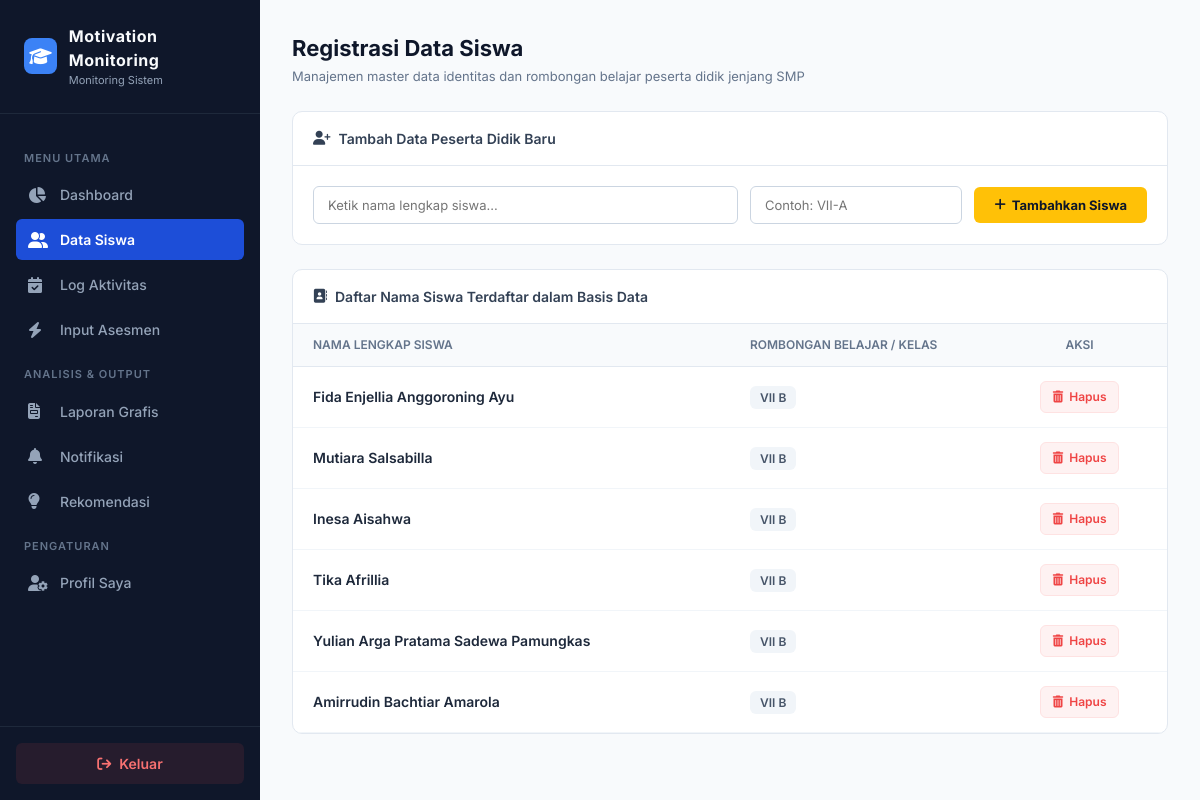
Screenshot of /siswa with the database file from the repository.
### tables this page shows
CREATE TABLE siswa (
    id INTEGER PRIMARY KEY AUTOINCREMENT,
    nama TEXT,
    kelas TEXT
);

### app.py (the view)
@app.route('/siswa')
def siswa():
    data = get_all_siswa()
    return render_template('siswa.html', siswa=data)

### config/db_config.py (called while the page is built)
def get_db_connection():
    conn = sqlite3.connect('database.db')
    conn.row_factory = sqlite3.Row
    return conn

### models/siswa.py (called while the page is built)
def get_all_siswa():
    conn = get_db_connection()
    data = conn.execute("SELECT * FROM siswa").fetchall()
    conn.close()
    return data

### templates/siswa.html (shortened to what this page needs)
<!doctype html>
<html lang="id">
  <head>
    <link
      rel="stylesheet"
      href="https://cdnjs.cloudflare.com/ajax/libs/font-awesome/6.4.0/css/all.min.css"
    />
  </head>
  <body>
    <div class="app-container">
      <aside class="sidebar">
        <div class="sidebar-brand">
          <div class="brand-icon">
            <i class="fa-solid fa-graduation-cap"></i>
          </div>
          <div class="brand-text">
            <h2>Motivation Monitoring</h2>
            <span>Monitoring Sistem</span>
          </div>
        </div>
        <nav class="sidebar-menu">
          <p class="menu-category">Menu Utama</p>
          <a href="/dashboard" class="menu-item"
            ><i class="fa-solid fa-chart-pie"></i> Dashboard</a
          >
          <a href="/siswa" class="menu-item active"
            ><i class="fa-solid fa-user-group"></i> Data Siswa</a
          >
          <a href="/aktivitas" class="menu-item"
            ><i class="fa-solid fa-calendar-check"></i> Log Aktivitas</a
          >
          <a href="/asesmen_kompleks" class="menu-item"
            ><i class="fa-solid fa-bolt"></i> Input Asesmen</a
          >
          <p class="menu-category">Analisis & Output</p>
          <a href="/laporan" class="menu-item"
            ><i class="fa-solid fa-file-invoice"></i> Laporan Grafis</a
          >
          <a href="/notifikasi" class="menu-item"
            ><i class="fa-solid fa-bell"></i> Notifikasi</a
          >
          <a href="/rekomendasi" class="menu-item"
            ><i class="fa-solid fa-lightbulb"></i> Rekomendasi</a
          >
          <p class="menu-category">Pengaturan</p>
          <a href="/profil" class="menu-item">
            <i class="fa-solid fa-user-gear"></i> Profil Saya
          </a>
        </nav>
        <div class="sidebar-footer">
          <a href="/" class="btn-logout"
            ><i class="fa-solid fa-arrow-right-from-bracket"></i> Keluar</a
          >
        </div>
      </aside>
      <main class="main-content">
        <header class="topbar">
          <div class="topbar-left">
            <h1>Registrasi Data Siswa</h1>
            <p class="subtitle">
              Manajemen master data identitas dan rombongan belajar peserta
              didik jenjang SMP
            </p>
          </div>
        </header>
        <div class="panel">
          <div class="panel-header">
            <h3>
              <i class="fa-solid fa-user-plus"></i> Tambah Data Peserta Didik
              Baru
            </h3>
          </div>
          <div class="panel-body">
            <form method="POST" action="/tambah_siswa">
              <div class="form-inline-grid">
                <div class="input-flex-main">
                  <input
                    type="text"
                    name="nama"
                    placeholder="Ketik nama lengkap siswa..."
                    required
                    autocomplete="off"
                  />
                </div>
                <div class="input-flex-side">
                  <input
                    type="text"
                    name="kelas"
                    placeholder="Contoh: VII-A"
                    required
                    autocomplete="off"
                  />
                </div>
                <button type="submit" class="btn-primary-add">
                  <i class="fa-solid fa-plus"></i> Tambahkan Siswa
                </button>
              </div>
            </form>
          </div>
        </div>
        <div class="panel">
          <div class="panel-header">
            <h3>
              <i class="fa-solid fa-address-book"></i> Daftar Nama Siswa
              Terdaftar dalam Basis Data
            </h3>
          </div>
          <div class="panel-body p-0">
            <table class="table-clean">
              <thead>
                <tr>
                  <th style="width: 50%">Nama Lengkap Siswa</th>
                  <th style="width: 30%">Rombongan Belajar / Kelas</th>
                  <th style="width: 20%; text-align: center">Aksi</th>
                </tr>
              </thead>
              <tbody>
                {% for s in siswa %}
                <tr>
                  <td><span class="student-name">{{ s.nama }}</span></td>
                  <td><span class="class-badge">{{ s.kelas }}</span></td>
                  <td class="text-center">
                    <a
                      href="/hapus_siswa/{{ s.id }}"
                      class="btn-delete"
                      onclick="return confirm('Apakah Anda yakin ingin menghapus data siswa {{ s.nama }}? Menghapus siswa juga dapat mempengaruhi data aktivitas terkait.');"
                    >
                      <i class="fa-solid fa-trash-can"></i> Hapus
                    </a>
                  </td>
                </tr>
                {% endfor %}
              </tbody>
            </table>
          </div>
        </div>
      </main>
    </div>
  </body>
</html>

### templates/siswa.html (style rules this page uses)
* { margin: 0; padding: 0; box-sizing: border-box; font-family: "Inter", sans-serif; }
body { background-color: #f8fafc; color: #1e293b; font-size: 14px; line-height: 1.5; }
.app-container { display: flex; min-height: 100vh; }
.sidebar { width: 260px; background-color: #0f172a; color: #f8fafc; display: flex; flex-direction: column; position: fixed; height: 100vh; z-index: 100; }
.sidebar-brand { padding: 24px; display: flex; align-items: center; gap: 12px; border-bottom: 1px solid #1e293b; }
.brand-icon { background-color: #3b82f6; width: 36px; height: 36px; border-radius: 8px; display: flex; align-items: center; justify-content: center; font-size: 18px; color: white; }
.brand-text h2 { font-size: 16px; font-weight: 700; letter-spacing: 0.5px; }
.brand-text span { font-size: 11px; color: #94a3b8; display: block; }
.sidebar-menu { padding: 20px 16px; flex: 1; overflow-y: auto; }
.menu-category { font-size: 11px; text-transform: uppercase; color: #64748b; font-weight: 600; letter-spacing: 1px; margin: 16px 0 8px 8px; }
.menu-item { display: flex; align-items: center; gap: 12px; padding: 10px 12px; color: #94a3b8; text-decoration: none; border-radius: 6px; font-weight: 500; margin-bottom: 4px; transition: all 0.2s ease; }
.menu-item i { font-size: 16px; width: 20px; }
.menu-item.active { background-color: #1d4ed8; color: white; font-weight: 600; }
.sidebar-footer { padding: 16px; border-top: 1px solid #1e293b; }
.btn-logout { display: flex; align-items: center; justify-content: center; gap: 8px; background-color: rgba(239, 68, 68, 0.1); color: #f87171; text-decoration: none; padding: 10px; border-radius: 6px; font-weight: 600; transition: background 0.2s; }
.main-content { margin-left: 260px; flex: 1; padding: 32px; max-width: 1200px; }
.topbar { display: flex; justify-content: space-between; align-items: center; margin-bottom: 24px; }
.topbar h1 { font-size: 22px; font-weight: 700; color: #0f172a; }
.subtitle { font-size: 13px; color: #64748b; margin-top: 2px; }
.panel { background-color: white; border: 1px solid #e2e8f0; border-radius: 10px; margin-bottom: 24px; overflow: hidden; }
.panel-header { padding: 16px 20px; border-bottom: 1px solid #e2e8f0; }
.panel-header h3 { font-size: 14px; font-weight: 600; color: #334155; display: flex; align-items: center; gap: 8px; }
.panel-body { padding: 20px; }
.p-0 { padding: 0 !important; }
.form-inline-grid { display: flex; gap: 12px; align-items: center; }
.input-flex-main { flex: 2; }
.input-flex-side { flex: 1; }
input[type="text"] { width: 100%; padding: 10px 14px; border: 1px solid #cbd5e1; border-radius: 6px; background-color: #fff; color: #334155; font-size: 13px; transition: border-color 0.2s, box-shadow 0.2s; }
.btn-primary-add { padding: 10px 20px; background-color: #ffc107; color: #0f172a; border: none; border-radius: 6px; font-weight: 700; font-size: 13px; cursor: pointer; display: inline-flex; align-items: center; gap: 6px; white-space: nowrap; transition: background 0.2s; }
.table-clean { width: 100%; border-collapse: collapse; text-align: left; }
.table-clean th { background-color: #f8fafc; padding: 12px 20px; font-weight: 600; color: #64748b; font-size: 12px; text-transform: uppercase; border-bottom: 1px solid #e2e8f0; }
.table-clean td { padding: 14px 20px; border-bottom: 1px solid #f1f5f9; vertical-align: middle; }
.student-name { font-weight: 600; color: #1e293b; }
.class-badge { background-color: #f1f5f9; color: #475569; padding: 4px 10px; border-radius: 6px; font-weight: 600; font-size: 12px; }
.text-center { text-align: center !important; }
.btn-delete { display: inline-flex; align-items: center; justify-content: center; gap: 6px; background-color: #fef2f2; color: #ef4444; border: 1px solid #fee2e2; padding: 6px 12px; border-radius: 6px; font-size: 12px; font-weight: 600; text-decoration: none; cursor: pointer; transition: all 0.2s ease; }

### rows the page displays
siswa: nama "Fida Enjellia Anggoroning Ayu", kelas "VII B"
siswa: nama "Mutiara Salsabilla", kelas "VII B"
siswa: nama "Inesa Aisahwa", kelas "VII B"
siswa: nama "Tika Afrillia", kelas "VII B"
siswa: nama "Yulian Arga Pratama Sadewa Pamungkas", kelas "VII B"
siswa: nama "Amirrudin Bachtiar Amarola", kelas "VII B"
